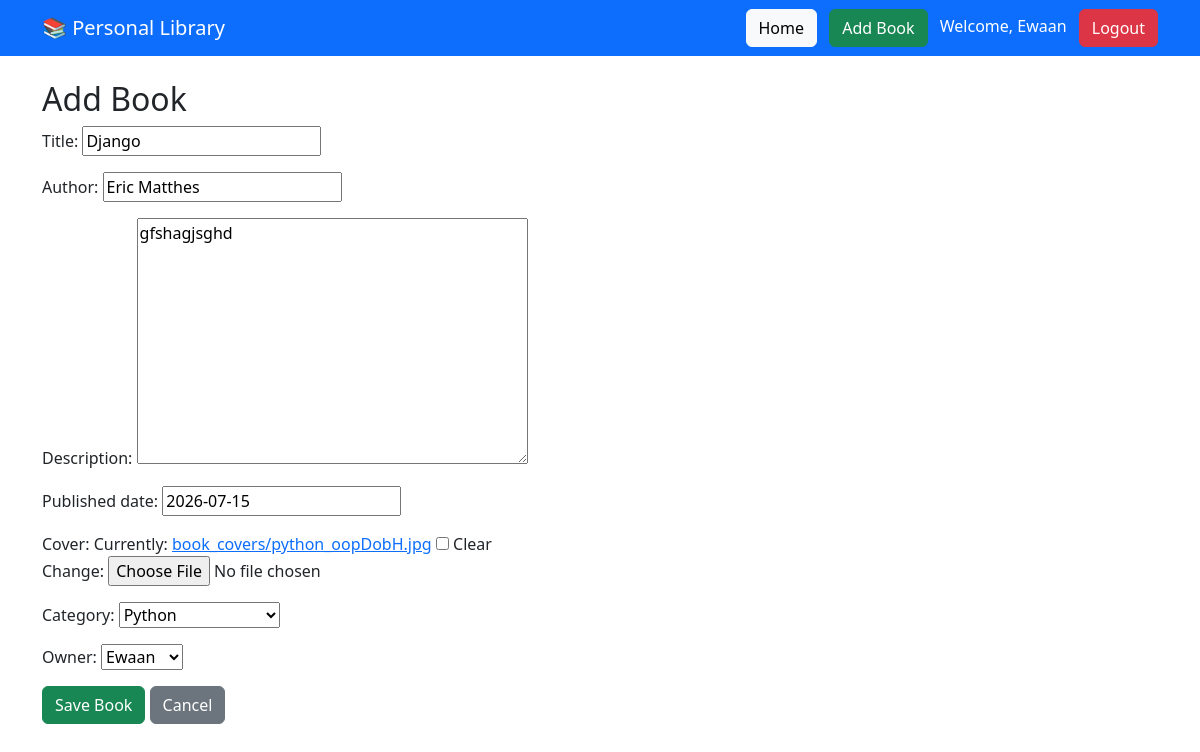
/15/edit/ (signed in), run on an earlier commit of the app's database.
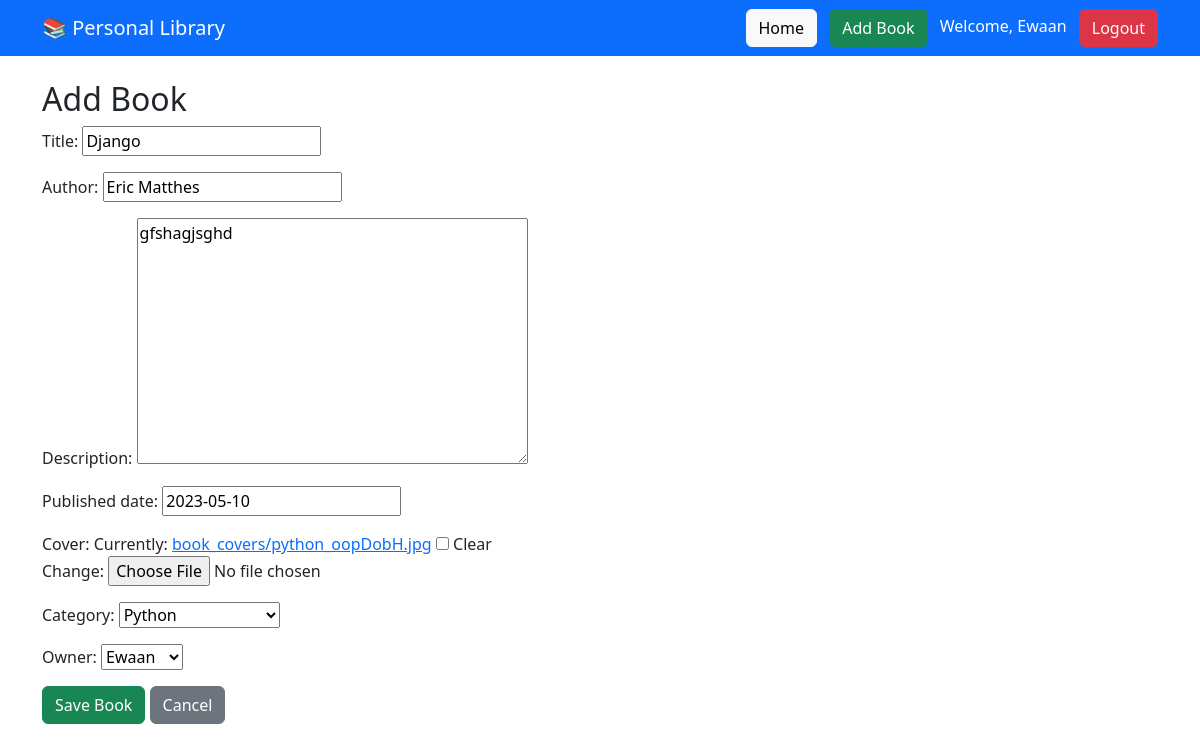
And on a later commit of the database.
### books/models.py (models this page shows, shortened)
class Book(models.Model):
    title=models.CharField(max_length=200)
    author=models.CharField(max_length=100)
    description=models.TextField()
    published_date=models.DateField()
    cover =models.ImageField(
        upload_to="book_covers/",
        null=True,
        blank=True)
    category=models.ForeignKey(Category,
    on_delete=models.CASCADE,
    null=True,
    blank=True
    )
    owner = models.ForeignKey(
    User,
    on_delete=models.CASCADE,
    null=True,
    blank=True
    )

### books/views.py (the view)
# urls.py: path("<int:pk>/edit/",views.book_update, name="book_update"),
@never_cache
@login_required
def book_update(request,pk):
    book=get_object_or_404(Book,pk=pk)
    if request.method == "POST":
        form=BookForm(request.POST,request.FILES,instance=book)
        if form.is_valid():
            form.save()
            return redirect("book_list")
    else:
        form=BookForm(instance=book)
    return render(request, "books/book_form.html", {"form":form})

### books/form.py (shortened to what this page needs)
class BookForm(forms.ModelForm):
    class Meta:
        model =Book
        fields="__all__"

### books/models.py (called while the page is built)
    def __str__(self):
        return self.name

### books/templates/books/book_form.html (shortened to what this page needs)
{% extends "base.html" %}
{% block content %}
<h2>Add Book</h2>
<form method="POST" enctype="multipart/form-data">
    {{ form.as_p }}
    <button type="submit" class="btn btn-success">
        Save Book
    </button>
    <a href="{% url 'book_list' %}" class="btn btn-secondary">
        Cancel
    </a>
</form>
{% endblock %}

What changed in the data, as far as the page shows it:
changed Book "Django": published_date "2026-07-15" → "2023-05-10"
